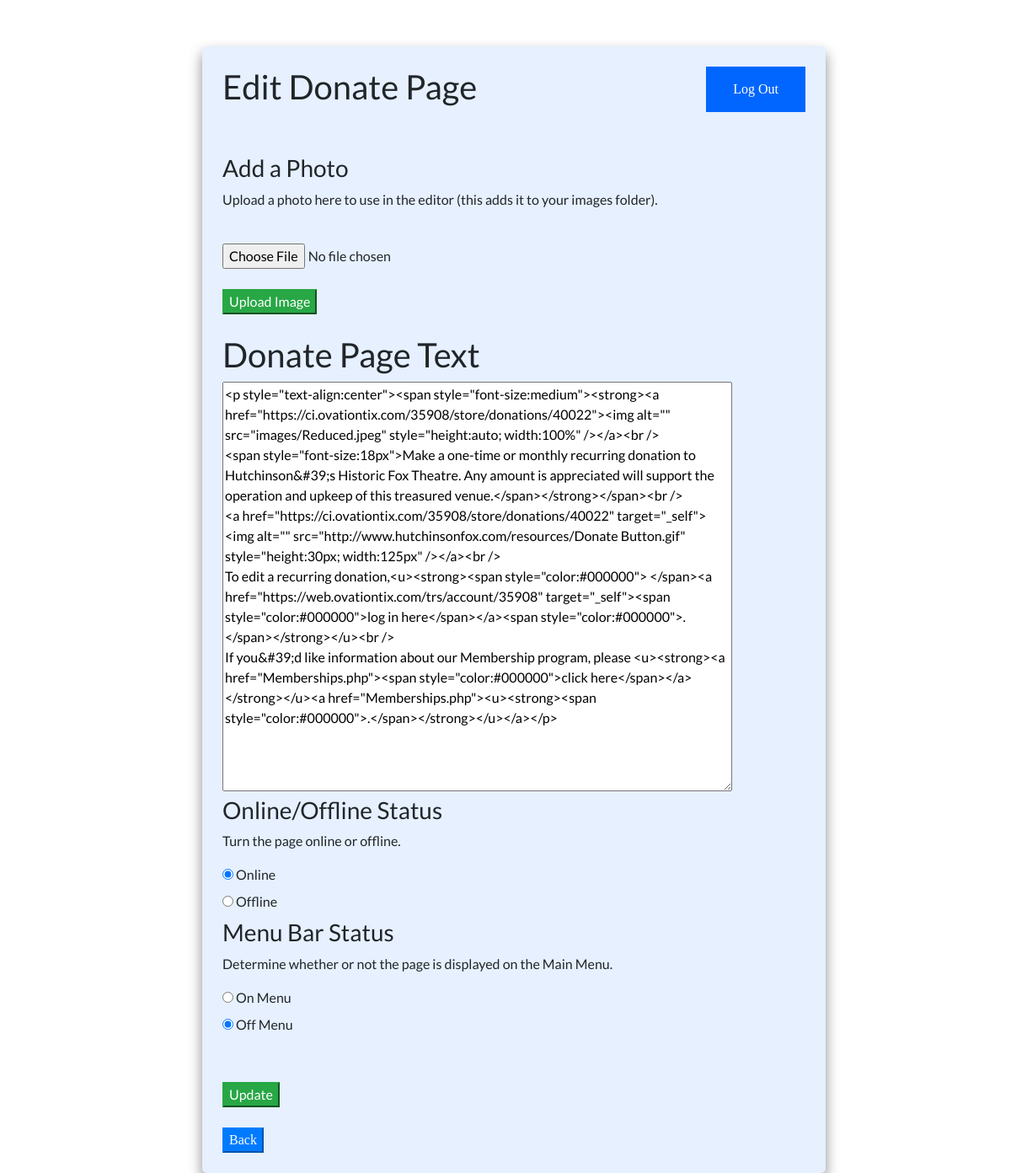
Page /admin/donate_editor.php (signed in) on the committed database.
### tables this page shows
CREATE TABLE `web_content_side` (
  `page_id` int(11) NOT NULL,
  `head_title` varchar(150) NOT NULL,
  `page_content` mediumtext NOT NULL,
  `page_name` varchar(50) DEFAULT NULL,
  `category` varchar(50) NOT NULL,
  `file_value` varchar(100) DEFAULT NULL,
  `file_name` varchar(100) DEFAULT NULL,
  `online_status` tinyint(1) NOT NULL,
  `isMain` tinyint(4) DEFAULT NULL
);

### admin/data/donate_data.php (called while the page is built, shortened)
<?php
require_once('../database.php');
$file_value = basename(__FILE__, '.php');
$file_value = str_replace("_data", "", $file_value);
$query = 'SELECT * FROM web_content_side
                  WHERE file_value = :file_value';
$pageStatement = $db->prepare($query);
$pageStatement->bindValue(':file_value', $file_value);
$pageStatement->execute();
$pageInfo = $pageStatement->fetch();
$page_content = $pageInfo[2];
$Page_name = $pageInfo[3];
$status = $pageInfo[7];
$statusOff = "";
if ($status == 1) {
    $statusOn = "checked";
}
$menuStatus = $pageInfo[8];
$menuStatusOn = "";
if ($menuStatus == 0) {
    $menuStatusOff = "checked";
};

### admin/donate_editor.php (the view, shortened to what this page needs)
<!DOCTYPE html>
<html lang="en">
<head>
    <link rel="stylesheet" type="text/css" href="../css/master_styles.css" />
    <link rel="stylesheet" href="https://stackpath.bootstrapcdn.com/bootstrap/4.5.0/css/bootstrap.min.css">
    <?php
    $file_value = basename(__FILE__, '.php');
    $file_update = str_replace("_editor", "", $file_value);
    $file_value = str_replace("_editor", "_data", $file_value);
    ?>
</head>
<body class="backdrop_parallax">
    <?php require('data/' . $file_value . '.php'); ?>
    <div class="page_old_full">
        <?php require('logout_button.php'); ?>
        <div class="text">
            <h1>Edit <?php echo ($Page_name) ?> Page</h1>
        </div>
        <br />
        <br />
        <form onsubmit="return confirm('Warning: Anything not updated will be lost!')" action="upload.php" method="post" enctype="multipart/form-data">
            <h3>Add a Photo</h3>
            <p>Upload a photo here to use in the editor (this adds it to your images folder).</p><br />
            <input type="file" name="fileToUpload" id="fileToUpload"><br />
            <br /><input type="submit" class="btn-success" value="Upload Image" name="submit"><br /><br />
        </form>
        <form method="POST" action=<?php echo ('updates/' . $file_update . '_update.php'); ?>>
            <div class="text">
                <h1><?php echo ($Page_name) ?> Page Text</h1>
            </div>
            <textarea name="editor" rows="20" cols="70"><?php echo htmlspecialchars($page_content); ?></textarea><br />
            <div>
                <h3>Online/Offline Status</h3>
                <p>Turn the page online or offline.</p>
                <input type='radio' id='online' name='online_offline' value='online' <?php echo $statusOn; ?>>
                <label for='online'>Online</label><br />
                <input type='radio' id='offline' name='online_offline' value='offline' <?php echo $statusOff; ?>>
                <label for='offline'>Offline</label>
            </div>
            <div>
                <h3>Menu Bar Status</h3>
                <p>Determine whether or not the page is displayed on the Main Menu.</p>
                <input type='radio' id='isMain' name='isMain' value='on' <?php echo $menuStatusOn; ?>>
                <label for='On Menu'>On Menu</label><br />
                <input type='radio' id='isMain' name='isMain' value='off' <?php echo $menuStatusOff; ?>>
                <label for='Off Menu'>Off Menu</label>
            </div>
            <input type="hidden" value="select" name="action"><br>
            <br /><button class="btn-success">Update</button>
        </form>
        <br /><a href="select_editor.php"><button class="btn-primary">Back</button></a>
    </div>
</body>
</html>

### css/master_styles.css (style rules this page uses)
a { color: white; font-family: "Actor"; }
body { height: 100%; overflow: auto; z-index: 1; }
a { text-decoration: none; font-family: "Actor"; }
.page_old_full { background-color: #e6f0ff; margin-top: 55px; margin-left: 20%; padding: 2%; box-shadow: 0px 8px 16px #8c8c8c; border-radius: 5px; float: none; width: 740px; height: auto; font-family: "Lato"; }
.backdrop_parallax { background-image: url("../images/fox_oldstyle.jpg"); min-height: 500px; background-position: center; background-attachment: fixed; background-repeat: no-repeat; background-size: cover; }
.text { font-family: "Lato"; font-size: medium; }

### rows in the picture
web_content_side: page_name "Donate", editor "<p style=\"text-align:center\"><span style=\"font-size:medium\"><strong><a href=\"https://ci.ovationtix.com/35908/store/donations/40022\"><img alt=\"\" src=\"images/Reduced.jpeg\" style=\"height:auto; width:100%\" /></a><br /> <span style=\"font-size:18px\">Make a one-time or monthly recurring donation to Hutchinson&#39;s Historic Fox Theatre. Any amount is appreciated will support the operation and upkeep of this treasured venue.</span></strong></span><br /> <a href=\"https://ci.ovationtix.com/35908/store/donations/40022\" target=\"_self\"><img alt=\"\" src=\"http://www.hutchinsonfox.com/resources/Donate Button.gif\" style=\"height:30px; width:125px\" /></a><br /> To edit a recurring donation,<u><strong><span…"
